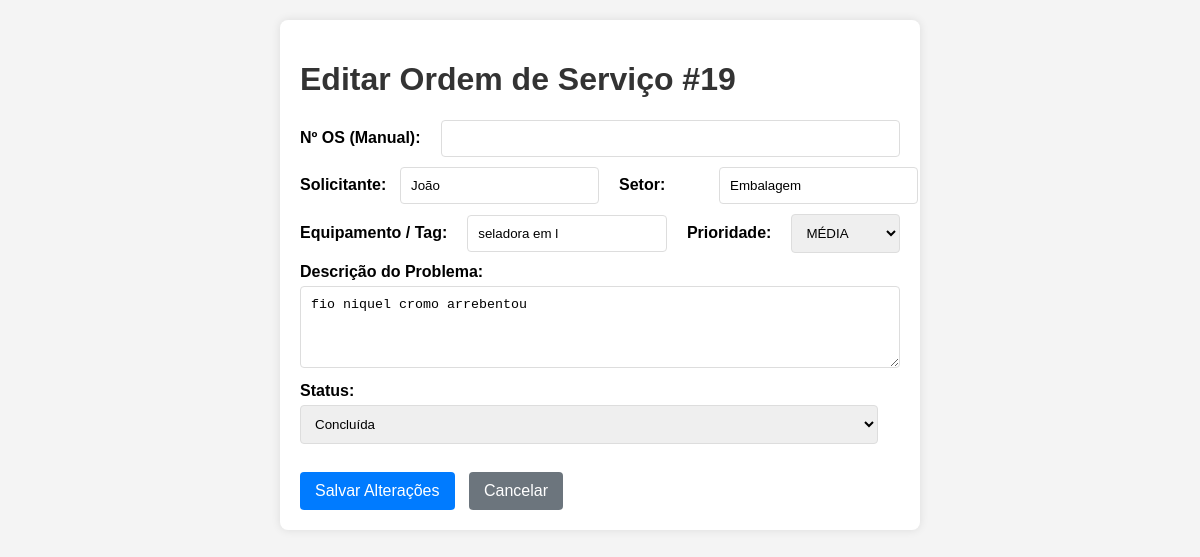
Page /editar_os.php?id=19 on the committed database.
### tables this page shows
CREATE TABLE `ordens_servico` (
  `id` int(11) NOT NULL,
  `numero_os_manual` varchar(50) DEFAULT NULL,
  `cliente` varchar(255) NOT NULL,
  `equipamento` varchar(255) NOT NULL,
  `descricao_problema` text NOT NULL,
  `status` enum('Aberta','Em Andamento','Aguardando Peças','Concluída','Cancelada') DEFAULT 'Aberta',
  `data_abertura` datetime DEFAULT current_timestamp(),
  `data_conclusao` datetime DEFAULT NULL,
  `setor` varchar(255) NOT NULL DEFAULT '',
  `prioridade` varchar(50) NOT NULL DEFAULT 'BAIXA'
);

### editar_os.php (the view, shortened to what this page needs)
<?php
include 'conexao.php';
$os = null;
if (isset($_GET['id'])) {
    $id_os = (int) $_GET['id'];
    $sql_select_os = "SELECT id, numero_os_manual, cliente, setor, equipamento, prioridade, descricao_problema, status, data_abertura, data_conclusao FROM ordens_servico WHERE id = $id_os";
    $result_os = $conn->query($sql_select_os);
    if ($result_os->num_rows > 0) {
        $os = $result_os->fetch_assoc();
    } else {
        echo "Ordem de Serviço não encontrada.";
        exit;
    }
} else {
    header("Location: index.php?status=error&message=ID_nao_fornecido");
    exit;
}
?>
<!DOCTYPE html>
<html lang="pt-BR">
<head>
</head>
<body>
    <div class="container">
        <h1>Editar Ordem de Serviço #<?php echo $os['id']; ?></h1>
        <form action="processar_os.php" method="POST">
            <div class="form-row">
                <label for="numero_os_manual">Nº OS (Manual):</label>
                <input type="text" id="numero_os_manual" name="numero_os_manual" value="<?php echo htmlspecialchars($os['numero_os_manual'] ?? ''); ?>">
            </div>
            <div class="form-row">
                <label for="cliente">Solicitante:</label>
                <input type="text" id="cliente" name="cliente" value="<?php echo htmlspecialchars($os['cliente']); ?>"
                    required>
                <label for="setor">Setor:</label>
                <input type="text" id="setor" name="setor" value="<?php echo htmlspecialchars($os['setor'] ?? ''); ?>"
                    required>
            </div>
            <div class="form-row">
                <label for="equipamento">Equipamento / Tag:</label>
                <input type="text" id="equipamento" name="equipamento"
                    value="<?php echo htmlspecialchars($os['equipamento']); ?>" required>
                <label for="prioridade">Prioridade:</label>
                <select id="prioridade" name="prioridade" required>
                    <option value="MÉDIA" <?php echo ($os['prioridade'] == 'MÉDIA') ? 'selected' : ''; ?>>MÉDIA</option>
                </select>
            </div>
            <label for="descricao_problema">Descrição do Problema:</label>
            <textarea id="descricao_problema" name="descricao_problema" rows="4"
                required><?php echo htmlspecialchars($os['descricao_problema']); ?></textarea>
            <label for="status">Status:</label>
            <select id="status" name="status">
                <option value="Concluída" <?php echo ($os['status'] == 'Concluída') ? 'selected' : ''; ?>>Concluída
                </option>
            </select>
            <br><br>
            <button type="submit">Salvar Alterações</button>
            <button type="button" class="cancel-btn" onclick="window.location.href='lista_os.php';">Cancelar</button>
        </form>
    </div>
</body>
</html>

### editar_os.php (style rules this page uses)
body { font-family: Arial, sans-serif; margin: 20px; background-color: #f4f4f4; }
.container { max-width: 600px; margin: auto; background: #fff; padding: 20px; border-radius: 8px; box-shadow: 0 0 10px rgba(0, 0, 0, 0.1); }
h1 { color: #333; }
label { display: block; margin-bottom: 5px; font-weight: bold; }
input[type="text"], textarea, select { width: calc(100% - 22px); padding: 10px; margin-bottom: 10px; border: 1px solid #ddd; border-radius: 4px; }
button { background-color: #007bff; color: white; padding: 10px 15px; border: none; border-radius: 4px; cursor: pointer; font-size: 16px; margin-right: 10px; }
.cancel-btn { background-color: #6c757d; }
.form-row { display: flex; align-items: center; gap: 20px; margin-bottom: 10px; }
.form-row label { margin-bottom: 0; min-width: 80px; }
.form-row input[type="text"], .form-row select { flex-grow: 1; width: auto; margin-bottom: 0; }

### rows in the picture
ordens_servico: id "19", cliente "João", setor "Embalagem", equipamento "seladora em l", prioridade "MÉDIA", descricao_problema "fio niquel cromo arrebentou", status "Concluída"
